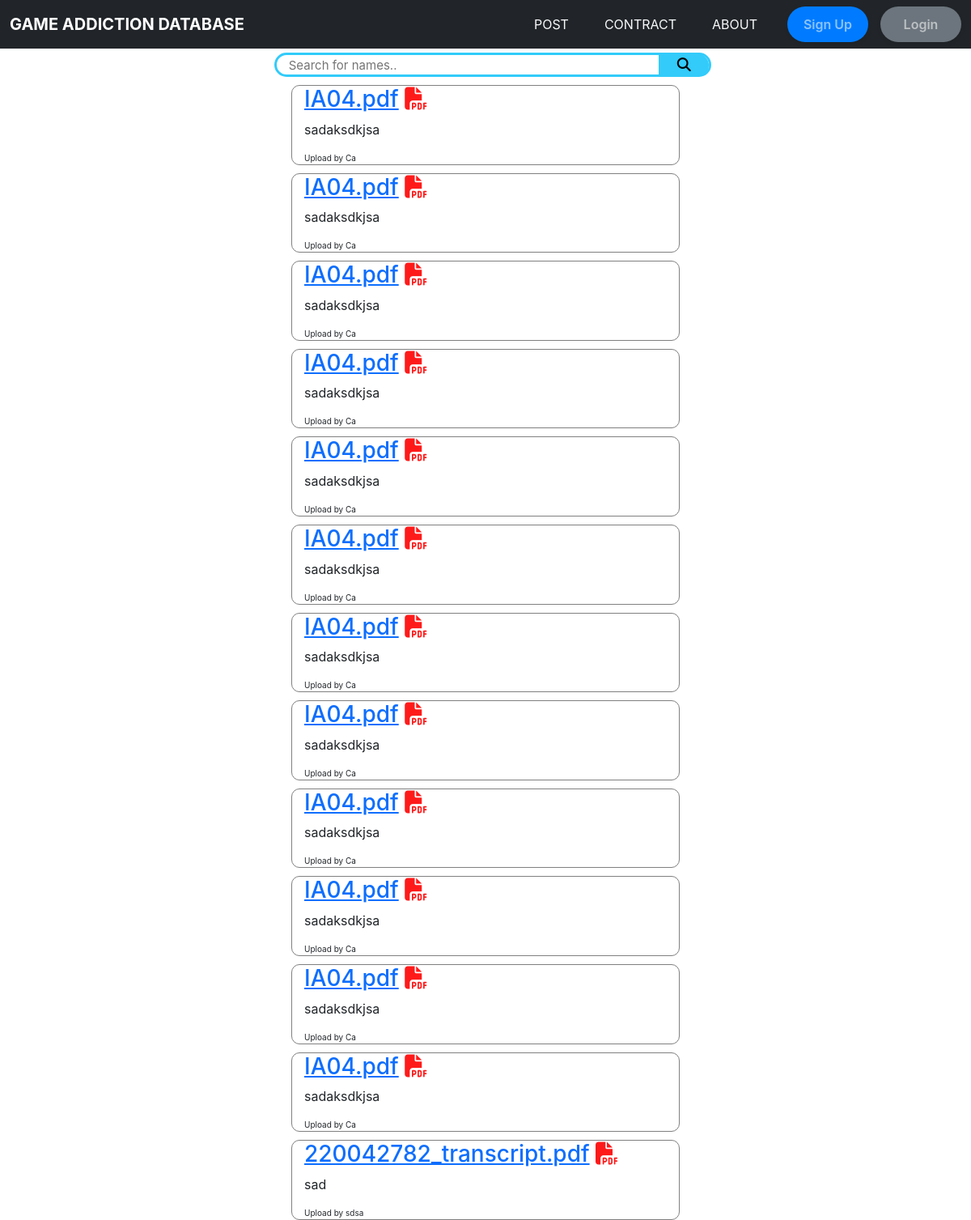
Screenshot of /search.php with the database file from the repository.
### tables this page shows
CREATE TABLE `pdf` (
  `pdfID` int(11) NOT NULL,
  `fileName` varchar(200) NOT NULL,
  `userName` varchar(200) NOT NULL,
  `pdfDescription` varchar(200) NOT NULL
);

### search.php (the view, shortened to what this page needs)
<!DOCTYPE html>
<html lang="en">
<head>
    <link rel="stylesheet" href="style/bootstrap.min.css" />
    <link rel="stylesheet" href="https://cdn.jsdelivr.net/npm/bootstrap-icons@1.4.1/font/bootstrap-icons.css" />
    <link rel="stylesheet" href="style/dataTables.bootstrap5.min.css" />
    <link rel="stylesheet" href="./style/menu.css">
    <link rel="stylesheet" href="./style/search.css">
    <link rel="stylesheet" href="https://cdnjs.cloudflare.com/ajax/libs/font-awesome/6.4.2/css/all.min.css">
</head>
<?php include 'menu.php'; ?>
<body>
    <div id="searchBox">
        <form action="" method="get">
            <input type="text" id="searchInput" name="keyword" placeholder="Search for names.." title="Type in a name">
            <button id="searchbtn" type="submit"><i class="fas fa-search"></i></button>
        </form>
    </div>
    <?php
    if(isset($_GET)){
        $keyword="";
        extract($_GET);
            $sql = "SELECT fileName, userName, pdfDescription FROM `pdf` WHERE `fileName` LIKE '%$keyword%' OR `userName` LIKE '%$keyword%'";
            $hostname = "127.0.0.1";
            $username = "root";
            $pwd = "";
            $db = "iadb";
            $conn = mysqli_connect($hostname, $username, $pwd, $db)
            or die(mysqli_connect_error());
            $rs = mysqli_query($conn, $sql);
            $data = [] ;
            while ($rc = mysqli_fetch_assoc($rs))
            {
                $data[]=$rc;
            }
            foreach($data as $text){
                echo <<<EDR
                    <div id="result">
                        <h3>
                            <a href='./pdf/{$text['fileName']}' target='_blank'>{$text['fileName']}</a>
                            <a href='./pdf/{$text['fileName']}' download>
                                <i class="fa-solid fa-file-pdf" style="color: #ff1a1a;"></i>
                            </a>
                        </h3>
                        <p>{$text['pdfDescription']}</p>
                        <div>Upload by {$text['userName']}</div>
                    </div>
                EDR;
            }
        }
?>
</body>
</html>

### style/menu.css (style rules this page uses)
body, button { font-family: "Inter", sans-serif; }
:root { --offcanvas-width: 270px; --topNavbarHeight: 56px; }
form { width: 100%; max-width: 600px; margin: 0 auto; }

### style/search.css (style rules this page uses)
#searchBox { text-align: center; margin-top: 65px; }
#searchInput { width: 90%; height: 30px; border-radius: 30px; border: 3px solid #32cbfa; font-size: 15px; padding-left: 15px; }
#searchbtn { font-size: 17px; width: 62px; height: 27px; margin-left: -69px; background-color: #32cbfa; border-top-right-radius: 30px; border-bottom-right-radius: 30px; border: none; cursor: pointer; }
#result { border: 1px solid gray; border-radius: 10px; width: 40%; margin-left: 30%; margin-top: 10px; }
#result h3,p,div { margin-left: 15px; }
#result div { font-size: 10px; }

### rows the page displays
pdf: fileName "IA04.pdf", pdfDescription "sadaksdkjsa", userName "Ca"
pdf: fileName "IA04.pdf", pdfDescription "sadaksdkjsa", userName "Ca"
pdf: fileName "IA04.pdf", pdfDescription "sadaksdkjsa", userName "Ca"
pdf: fileName "IA04.pdf", pdfDescription "sadaksdkjsa", userName "Ca"
pdf: fileName "IA04.pdf", pdfDescription "sadaksdkjsa", userName "Ca"
pdf: fileName "IA04.pdf", pdfDescription "sadaksdkjsa", userName "Ca"
pdf: fileName "IA04.pdf", pdfDescription "sadaksdkjsa", userName "Ca"
pdf: fileName "IA04.pdf", pdfDescription "sadaksdkjsa", userName "Ca"
pdf: fileName "IA04.pdf", pdfDescription "sadaksdkjsa", userName "Ca"
pdf: fileName "IA04.pdf", pdfDescription "sadaksdkjsa", userName "Ca"
pdf: fileName "IA04.pdf", pdfDescription "sadaksdkjsa", userName "Ca"
pdf: fileName "IA04.pdf", pdfDescription "sadaksdkjsa", userName "Ca"
pdf: fileName "220042782_transcript.pdf", pdfDescription "sad", userName "sdsa"
